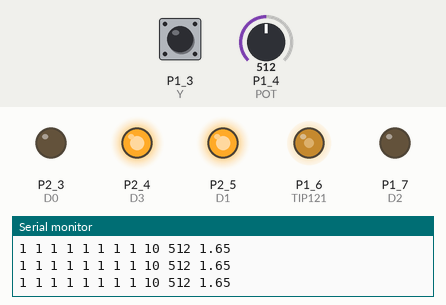
The sketch below on a simulated TI MSP430 LaunchPad. Shown: output pins drawn as LEDs (lit = HIGH), the last lines printed to the serial monitor. The test bench sets the inputs (shaded band); at power-on: P1_4 (POT) = 512, P1_3 (Y) HIGH. Pins used as bus, display or sensor lines are not drawn.

Above: at 8.7 s.
8.8 s: P1_4 (POT) set to 306
At 10.1 s:
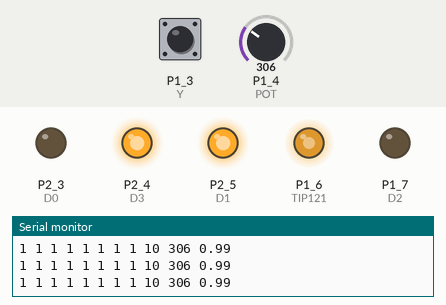
10.4 s: P1_3 (Y) pulled LOW for 0.15 s
At 10.55 s:
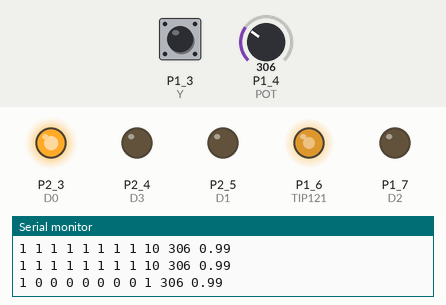
12.1 s: P1_4 (POT) set to 122
At 13.2 s:
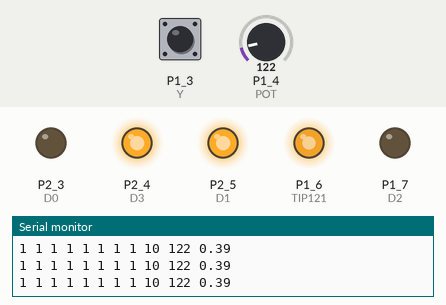
13.6 s: P1_4 (POT) set to 900
At 14.7 s:
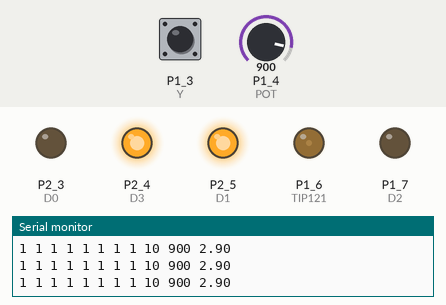
15.1 s: P1_3 (Y) pulled LOW for 1 s
At 15.25 s:
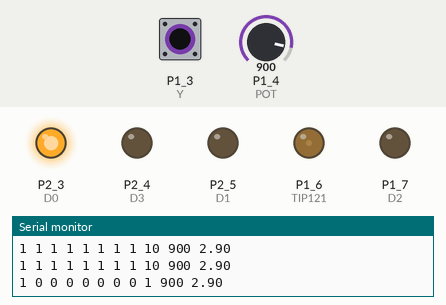
Timing chart, 0 to 18.1 s (numbered marks = the images above; inputs shaded):
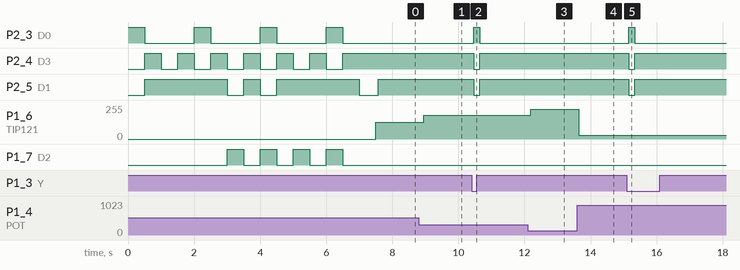

The sketch:

mini_project_v1.ino
```cpp
/*
    Written:       29.04.2026
    Revision:      1.0
    Hardware:      MSP430
    Description: Mini(not mini) Project


    History:

    Configuration:
    USB to mini USB cable connection between to MSP430 board
    and PC
*/

//BCD inputs
#define D0 P2_3
#define D1 P2_5
#define D2 P1_7
#define D3 P2_4
//MUX select
#define S0 P2_0
#define S1 P2_1
#define S2 P2_2

#define TIP121 P1_6 // brightnes reg
#define POT P1_4 // POT input
#define Y P1_3 // MUX for switch input

int PWM_Value = 0;

int st_num[15] = {1, 10, 2, 10, 3, 10, 4, 10, 5, 10, 6, 10, 7, 10, 8}; //array for student num
bool sw_stat[8] = {0}; // array for switch statuses

int display_swnum = 10; // var. that shows which switch is turned on
int checkSwitches(bool arr[8]) { // function that dtermine which switch from array is turned on
    int count = 0;
    int last_pos = 10;

    for (int i = 0; i < 8; i++) {
        if (arr[i] == 1) { // if there is 1 in array
            count++; // increase count
            last_pos = i; // remember the position of last 1 in array
        }
    }
    if (count == 1) {
        return last_pos + 1; // switches are 1-8, while array pos are 0-7
    } else {
        return 10;
    }
}

void setup() {
  //put your setup code here, to run once
  Serial.begin(9600);
  // declaring each pin
  pinMode(D0, OUTPUT);
  pinMode(D1, OUTPUT);
  pinMode(D2, OUTPUT);
  pinMode(D3, OUTPUT);
  pinMode(S0, OUTPUT);
  pinMode(S1, OUTPUT);
  pinMode(S2, OUTPUT);
  pinMode(TIP121, OUTPUT);
  pinMode(POT, INPUT);
  pinMode(Y, INPUT_PULLUP);

  for(int num = 0; num<15; num++){ // displaying student number in sequence using bitread
    digitalWrite(D0, bitRead(st_num[num], 0));
    digitalWrite(D1, bitRead(st_num[num], 1));
    digitalWrite(D2, bitRead(st_num[num], 2));
    digitalWrite(D3, bitRead(st_num[num], 3));
    if(num%2==0){
    //Serial.print(st_num[num]);
    }
    delay(500);
  }

}

void loop() {
  //put your main code here, to run repeatedly

  int sampleValue  = analogRead(POT); // sampleValue-Voltage convertion for POT
  float Vpot = sampleValue*0.00322; // Voltage on POT
  PWM_Value = 255-sampleValue/4; // calculating pwm value for LED brightness

  analogWrite(TIP121, PWM_Value); // changing PWM value on board

  for(int sel = 0; sel<8; sel++){ // changing select input on MUX to fill switch array
    digitalWrite(S0, bitRead(sel, 0));
    digitalWrite(S1, bitRead(sel, 1));
    digitalWrite(S2, bitRead(sel, 2));
    delay(10); //
    sw_stat[sel] = digitalRead(Y); // filling aaray with selected output
  }

  display_swnum = checkSwitches(sw_stat); // ussing fucntion to get position of turned on switch

  //sending swtich number to BCD decoder input to show position of switch on display
  digitalWrite(D0, bitRead(display_swnum, 0));
  digitalWrite(D1, bitRead(display_swnum, 1));
  digitalWrite(D2, bitRead(display_swnum, 2));
  digitalWrite(D3, bitRead(display_swnum, 3));

   for(int sel = 0; sel<8; sel++){ // sending all essential data to serial commport in string
    Serial.print(String(sw_stat[sel])+" ");
    }
    Serial.print(String(display_swnum)+" ");
    Serial.print(String(sampleValue)+" ");
    Serial.println(String(Vpot));

    delay(100); // delay 0.1s
  }
```

Measured:
- after the input at 8.8 s, P1_6 (TIP121): 127/255 → 179/255 after 0.14 s
- after the input at 10.4 s, P2_3 (D0): LOW → HIGH after 0.07 s, → LOW 0.18 s later; P2_4 (D3), P2_5 (D1): HIGH → LOW after 0.07 s, → HIGH 0.18 s later
- after the input at 12.1 s, P1_6 (TIP121): 179/255 → 225/255 after 0.09 s
- after the input at 13.6 s, P1_6 (TIP121): 225/255 → 30/255 at once
- after the input at 15.1 s, P2_3 (D0): LOW → HIGH after 0.06 s, → LOW 0.18 s later; P2_4 (D3), P2_5 (D1): HIGH → LOW after 0.06 s, → HIGH 0.18 s later
